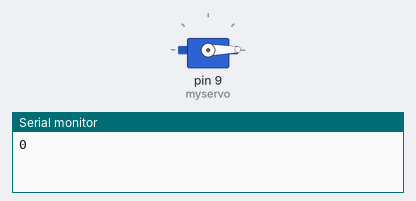
Bench run of a sketch on a simulated Arduino Uno, built with avr-gcc and run on an emulated ATmega328P. On the bench: servo, the last lines printed to the serial monitor.

Above: at 0.05 s.
At 1.65 s:
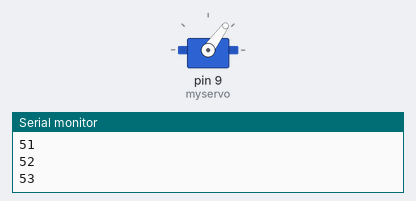
At 3.25 s:
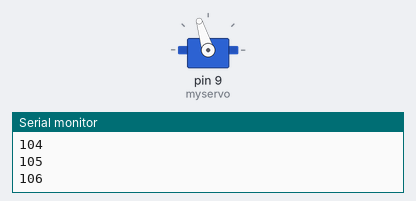
At 6.45 s:
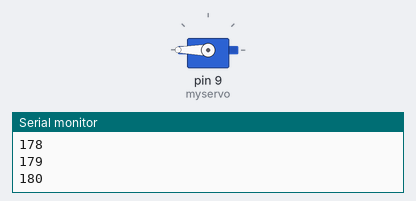
Timing chart, 0 to 8.4 s (numbered marks = the images above):
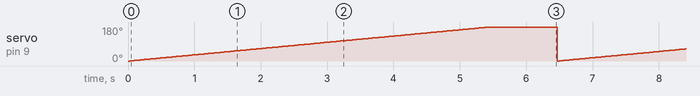

The sketch:

servoMotor.ino
```cpp
//サーボモーター制御用のライブラリインポート
#include <Servo.h>
//サーボ　オブジェクト作成
Servo myservo;

void setup() {
  myservo.attach(9);
  Serial.begin(9600);
}

void loop() {
  // 0~180で1度づつ回転
  for(int angle = 0; angle <= 180; angle++){
    myservo.write(angle);
    delay(30);
    Serial.println(angle);
  }
  delay(1000);
}
```

Measured:
- by itself, servo on pin 9 (myservo): ramps from 0° to 180° and jumps back, once every 6.5 s
